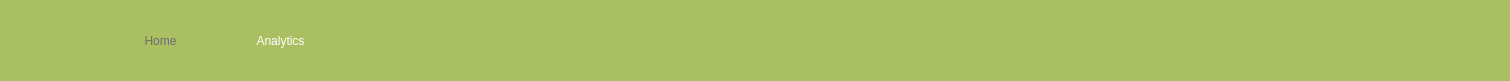
    <widget class="QFrame" name="navBar">
     <property name="geometry">
      <rect>
       <x>0</x>
       <y>0</y>
       <width>1510</width>
       <height>81</height>
      </rect>
     </property>
     <property name="maximumSize">
      <size>
       <width>1510</width>
       <height>850</height>
      </size>
     </property>
     <property name="palette">
      <palette>
       <active>
        <colorrole role="Button">
         <brush brushstyle="SolidPattern">
          <color alpha="255">
           <red>170</red>
           <green>190</green>
           <blue>98</blue>
          </color>
         </brush>
        </colorrole>
        <colorrole role="Base">
         <brush brushstyle="SolidPattern">
          <color alpha="255">
           <red>170</red>
           <green>190</green>
           <blue>98</blue>
          </color>
         </brush>
        </colorrole>
        <colorrole role="Window">
         <brush brushstyle="SolidPattern">
          <color alpha="255">
           <red>170</red>
           <green>190</green>
           <blue>98</blue>
          </color>
         </brush>
        </colorrole>
        <colorrole role="LinkVisited">
         <brush brushstyle="SolidPattern">
          <color alpha="255">
           <red>170</red>
           <green>190</green>
           <blue>98</blue>
          </color>
         </brush>
        </colorrole>
        <colorrole role="Accent">
         <brush brushstyle="SolidPattern">
          <color alpha="255">
           <red>170</red>
           <green>190</green>
           <blue>98</blue>
          </color>
         </brush>
        </colorrole>
       </active>
       <inactive>
        <colorrole role="Button">
         <brush brushstyle="SolidPattern">
          <color alpha="255">
           <red>170</red>
           <green>190</green>
           <blue>98</blue>
          </color>
         </brush>
        </colorrole>
        <colorrole role="Base">
         <brush brushstyle="SolidPattern">
          <color alpha="255">
           <red>170</red>
           <green>190</green>
           <blue>98</blue>
          </color>
         </brush>
        </colorrole>
        <colorrole role="Window">
         <brush brushstyle="SolidPattern">
          <color alpha="255">
           <red>170</red>
           <green>190</green>
           <blue>98</blue>
          </color>
         </brush>
        </colorrole>
        <colorrole role="LinkVisited">
         <brush brushstyle="SolidPattern">
          <color alpha="255">
           <red>170</red>
           <green>190</green>
           <blue>98</blue>
          </color>
         </brush>
        </colorrole>
        <colorrole role="Accent">
         <brush brushstyle="SolidPattern">
          <color alpha="255">
           <red>170</red>
           <green>190</green>
           <blue>98</blue>
          </color>
         </brush>
        </colorrole>
       </inactive>
       <disabled>
        <colorrole role="Button">
         <brush brushstyle="SolidPattern">
          <color alpha="255">
           <red>170</red>
           <green>190</green>
           <blue>98</blue>
          </color>
         </brush>
        </colorrole>
        <colorrole role="Base">
         <brush brushstyle="SolidPattern">
          <color alpha="255">
           <red>170</red>
           <green>190</green>
           <blue>98</blue>
          </color>
         </brush>
        </colorrole>
        <colorrole role="Window">
         <brush brushstyle="SolidPattern">
          <color alpha="255">
           <red>170</red>
           <green>190</green>
           <blue>98</blue>
          </color>
         </brush>
        </colorrole>
        <colorrole role="LinkVisited">
         <brush brushstyle="SolidPattern">
          <color alpha="255">
           <red>170</red>
           <green>190</green>
           <blue>98</blue>
          </color>
         </brush>
        </colorrole>
        <colorrole role="Accent">
         <brush brushstyle="SolidPattern">
          <color alpha="255">
           <red>170</red>
           <green>190</green>
           <blue>98</blue>
          </color>
         </brush>
        </colorrole>
       </disabled>
      </palette>
     </property>
     <property name="styleSheet">
      <string notr="true">QFrame{
background-color:rgb(170, 190, 98);
border:10px;
}</string>
     </property>
     <property name="frameShape">
      <enum>QFrame::StyledPanel</enum>
     </property>
     <property name="frameShadow">
      <enum>QFrame::Raised</enum>
     </property>
     <widget class="QLabel" name="label">
      <property name="geometry">
       <rect>
        <x>10</x>
        <y>0</y>
        <width>81</width>
        <height>81</height>
       </rect>
      </property>
      <property name="text">
       <string/>
      </property>
      <property name="pixmap">
       <pixmap resource="lekhaResources.qrc">:/pics/LekhaResources/448996984_519875650508150_7341444087745771936_n.png</pixmap>
      </property>
      <property name="scaledContents">
       <bool>true</bool>
      </property>
     </widget>
     <widget class="QPushButton" name="homeButton">
      <property name="geometry">
       <rect>
        <x>120</x>
        <y>25</y>
        <width>81</width>
        <height>31</height>
       </rect>
      </property>
      <property name="palette">
       <palette>
        <active>
         <colorrole role="WindowText">
          <brush brushstyle="SolidPattern">
           <color alpha="255">
            <red>109</red>
            <green>109</green>
            <blue>109</blue>
           </color>
          </brush>
         </colorrole>
         <colorrole role="Button">
          <brush brushstyle="SolidPattern">
           <color alpha="255">
            <red>170</red>
            <green>190</green>
            <blue>98</blue>
           </color>
          </brush>
         </colorrole>
         <colorrole role="Text">
          <brush brushstyle="SolidPattern">
           <color alpha="255">
            <red>109</red>
            <green>109</green>
            <blue>109</blue>
           </color>
          </brush>
         </colorrole>
         <colorrole role="ButtonText">
          <brush brushstyle="SolidPattern">
           <color alpha="255">
            <red>109</red>
            <green>109</green>
            <blue>109</blue>
           </color>
          </brush>
         </colorrole>
         <colorrole role="Base">
          <brush brushstyle="SolidPattern">
           <color alpha="255">
            <red>170</red>
            <green>190</green>
            <blue>98</blue>
           </color>
          </brush>
         </colorrole>
         <colorrole role="Window">
          <brush brushstyle="SolidPattern">
           <color alpha="255">
            <red>170</red>
            <green>190</green>
            <blue>98</blue>
           </color>
          </brush>
         </colorrole>
         <colorrole role="PlaceholderText">
          <brush brushstyle="SolidPattern">
           <color alpha="128">
            <red>109</red>
            <green>109</green>
            <blue>109</blue>
           </color>
          </brush>
         </colorrole>
        </active>
        <inactive>
         <colorrole role="WindowText">
          <brush brushstyle="SolidPattern">
           <color alpha="255">
            <red>109</red>
            <green>109</green>
            <blue>109</blue>
           </color>
          </brush>
         </colorrole>
         <colorrole role="Button">
          <brush brushstyle="SolidPattern">
           <color alpha="255">
            <red>170</red>
            <green>190</green>
            <blue>98</blue>
           </color>
          </brush>
         </colorrole>
         <colorrole role="Text">
          <brush brushstyle="SolidPattern">
           <color alpha="255">
            <red>109</red>
            <green>109</green>
            <blue>109</blue>
           </color>
          </brush>
         </colorrole>
         <colorrole role="ButtonText">
          <brush brushstyle="SolidPattern">
           <color alpha="255">
            <red>109</red>
            <green>109</green>
            <blue>109</blue>
           </color>
          </brush>
         </colorrole>
         <colorrole role="Base">
          <brush brushstyle="SolidPattern">
           <color alpha="255">
            <red>170</red>
            <green>190</green>
            <blue>98</blue>
           </color>
          </brush>
         </colorrole>
         <colorrole role="Window">
          <brush brushstyle="SolidPattern">
           <color alpha="255">
            <red>170</red>
            <green>190</green>
            <blue>98</blue>
           </color>
          </brush>
         </colorrole>
         <colorrole role="PlaceholderText">
          <brush brushstyle="SolidPattern">
           <color alpha="128">
            <red>109</red>
            <green>109</green>
            <blue>109</blue>
           </color>
          </brush>
         </colorrole>
        </inactive>
        <disabled>
         <colorrole role="WindowText">
          <brush brushstyle="SolidPattern">
           <color alpha="255">
            <red>109</red>
            <green>109</green>
            <blue>109</blue>
           </color>
          </brush>
         </colorrole>
         <colorrole role="Button">
          <brush brushstyle="SolidPattern">
           <color alpha="255">
            <red>170</red>
            <green>190</green>
            <blue>98</blue>
           </color>
          </brush>
         </colorrole>
         <colorrole role="Text">
          <brush brushstyle="SolidPattern">
           <color alpha="255">
            <red>109</red>
            <green>109</green>
            <blue>109</blue>
           </color>
          </brush>
         </colorrole>
         <colorrole role="ButtonText">
          <brush brushstyle="SolidPattern">
           <color alpha="255">
            <red>109</red>
            <green>109</green>
            <blue>109</blue>
           </color>
          </brush>
         </colorrole>
         <colorrole role="Base">
          <brush brushstyle="SolidPattern">
           <color alpha="255">
            <red>170</red>
            <green>190</green>
            <blue>98</blue>
           </color>
          </brush>
         </colorrole>
         <colorrole role="Window">
          <brush brushstyle="SolidPattern">
           <color alpha="255">
            <red>170</red>
            <green>190</green>
            <blue>98</blue>
           </color>
          </brush>
         </colorrole>
         <colorrole role="PlaceholderText">
          <brush brushstyle="SolidPattern">
           <color alpha="128">
            <red>109</red>
            <green>109</green>
            <blue>109</blue>
           </color>
          </brush>
         </colorrole>
        </disabled>
       </palette>
      </property>
      <property name="cursor">
       <cursorShape>PointingHandCursor</cursorShape>
      </property>
      <property name="styleSheet">
       <string notr="true">QPushButton{
background-color:rgb(170, 190, 98);
border:10px;
color:rgb(109, 109, 109);
font: 22pt &quot;Rubik&quot;;
transition:0.9s;
}

QPushButton:hover{
	font: 24pt &quot;Rubik&quot;;
	color:white;
	
}</string>
      </property>
      <property name="text">
       <string>Home</string>
      </property>
     </widget>
     <widget class="QPushButton" name="pushButton_2">
      <property name="geometry">
       <rect>
        <x>220</x>
        <y>25</y>
        <width>121</width>
        <height>31</height>
       </rect>
      </property>
      <property name="palette">
       <palette>
        <active>
         <colorrole role="WindowText">
          <brush brushstyle="SolidPattern">
           <color alpha="255">
            <red>255</red>
            <green>255</green>
            <blue>255</blue>
           </color>
          </brush>
         </colorrole>
         <colorrole role="Button">
          <brush brushstyle="SolidPattern">
           <color alpha="255">
            <red>170</red>
            <green>190</green>
            <blue>98</blue>
           </color>
          </brush>
         </colorrole>
         <colorrole role="Text">
          <brush brushstyle="SolidPattern">
           <color alpha="255">
            <red>255</red>
            <green>255</green>
            <blue>255</blue>
           </color>
          </brush>
         </colorrole>
         <colorrole role="ButtonText">
          <brush brushstyle="SolidPattern">
           <color alpha="255">
            <red>255</red>
            <green>255</green>
            <blue>255</blue>
           </color>
          </brush>
         </colorrole>
         <colorrole role="Base">
          <brush brushstyle="SolidPattern">
           <color alpha="255">
            <red>170</red>
            <green>190</green>
            <blue>98</blue>
           </color>
          </brush>
         </colorrole>
         <colorrole role="Window">
          <brush brushstyle="SolidPattern">
           <color alpha="255">
            <red>170</red>
            <green>190</green>
            <blue>98</blue>
           </color>
          </brush>
         </colorrole>
         <colorrole role="PlaceholderText">
          <brush brushstyle="SolidPattern">
           <color alpha="128">
            <red>255</red>
            <green>255</green>
            <blue>255</blue>
           </color>
          </brush>
         </colorrole>
        </active>
        <inactive>
         <colorrole role="WindowText">
          <brush brushstyle="SolidPattern">
           <color alpha="255">
            <red>255</red>
            <green>255</green>
            <blue>255</blue>
           </color>
          </brush>
         </colorrole>
         <colorrole role="Button">
          <brush brushstyle="SolidPattern">
           <color alpha="255">
            <red>170</red>
            <green>190</green>
            <blue>98</blue>
           </color>
          </brush>
         </colorrole>
         <colorrole role="Text">
          <brush brushstyle="SolidPattern">
           <color alpha="255">
            <red>255</red>
            <green>255</green>
            <blue>255</blue>
           </color>
          </brush>
         </colorrole>
         <colorrole role="ButtonText">
          <brush brushstyle="SolidPattern">
           <color alpha="255">
            <red>255</red>
            <green>255</green>
            <blue>255</blue>
           </color>
          </brush>
         </colorrole>
         <colorrole role="Base">
          <brush brushstyle="SolidPattern">
           <color alpha="255">
            <red>170</red>
            <green>190</green>
            <blue>98</blue>
           </color>
          </brush>
         </colorrole>
         <colorrole role="Window">
          <brush brushstyle="SolidPattern">
           <color alpha="255">
            <red>170</red>
            <green>190</green>
            <blue>98</blue>
           </color>
          </brush>
         </colorrole>
         <colorrole role="PlaceholderText">
          <brush brushstyle="SolidPattern">
           <color alpha="128">
            <red>255</red>
            <green>255</green>
            <blue>255</blue>
           </color>
          </brush>
         </colorrole>
        </inactive>
        <disabled>
         <colorrole role="WindowText">
          <brush brushstyle="SolidPattern">
           <color alpha="255">
            <red>255</red>
            <green>255</green>
            <blue>255</blue>
           </color>
          </brush>
         </colorrole>
         <colorrole role="Button">
          <brush brushstyle="SolidPattern">
           <color alpha="255">
            <red>170</red>
            <green>190</green>
            <blue>98</blue>
           </color>
          </brush>
         </colorrole>
         <colorrole role="Text">
          <brush brushstyle="SolidPattern">
           <color alpha="255">
            <red>255</red>
            <green>255</green>
            <blue>255</blue>
           </color>
          </brush>
         </colorrole>
         <colorrole role="ButtonText">
          <brush brushstyle="SolidPattern">
           <color alpha="255">
            <red>255</red>
            <green>255</green>
            <blue>255</blue>
           </color>
          </brush>
         </colorrole>
         <colorrole role="Base">
          <brush brushstyle="SolidPattern">
           <color alpha="255">
            <red>170</red>
            <green>190</green>
            <blue>98</blue>
           </color>
          </brush>
         </colorrole>
         <colorrole role="Window">
          <brush brushstyle="SolidPattern">
           <color alpha="255">
            <red>170</red>
            <green>190</green>
            <blue>98</blue>
           </color>
          </brush>
         </colorrole>
         <colorrole role="PlaceholderText">
          <brush brushstyle="SolidPattern">
           <color alpha="128">
            <red>255</red>
            <green>255</green>
            <blue>255</blue>
           </color>
          </brush>
         </colorrole>
        </disabled>
       </palette>
      </property>
      <property name="cursor">
       <cursorShape>PointingHandCursor</cursorShape>
      </property>
      <property name="styleSheet">
       <string notr="true">QPushButton{
background-color:rgb(170, 190, 98);
border:10px;
color:white;
font: 22pt &quot;Rubik&quot;;
transition:0.9s;
}

QPushButton:hover{
	font: 24pt &quot;Rubik&quot;;
}</string>
      </property>
      <property name="text">
       <string>Analytics</string>
      </property>
     </widget>
     <widget class="QPushButton" name="pushButton_3">
      <property name="geometry">
       <rect>
        <x>1450</x>
        <y>30</y>
        <width>31</width>
        <height>31</height>
       </rect>
      </property>
      <property name="text">
       <string/>
      </property>
      <property name="flat">
       <bool>true</bool>
      </property>
     </widget>
     <widget class="QLabel" name="label_14">
      <property name="geometry">
       <rect>
        <x>1450</x>
        <y>30</y>
        <width>31</width>
        <height>31</height>
       </rect>
      </property>
      <property name="text">
       <string/>
      </property>
      <property name="pixmap">
       <pixmap>:/pics/LekhaResources/png-transparent-black-power-button-logo-computer-icons-button-power-symbol-on-off-button-window-symbol-on-off-button-thumbnail.png</pixmap>
      </property>
      <property name="scaledContents">
       <bool>true</bool>
      </property>
     </widget>
     <widget class="QLabel" name="avBalance">
      <property name="geometry">
       <rect>
        <x>1250</x>
        <y>20</y>
        <width>131</width>
        <height>41</height>
       </rect>
      </property>
      <property name="font">
       <font>
        <family>Rubik</family>
        <pointsize>28</pointsize>
        <italic>false</italic>
        <bold>false</bold>
       </font>
      </property>
      <property name="styleSheet">
       <string notr="true">*{
color: black;
	font: 28pt &quot;Rubik&quot;;
}</string>
      </property>
      <property name="text">
       <string/>
      </property>
      <property name="alignment">
       <set>Qt::AlignRight|Qt::AlignTrailing|Qt::AlignVCenter</set>
      </property>
     </widget>
     <widget class="QPushButton" name="pushButton_4">
      <property name="geometry">
       <rect>
        <x>1460</x>
        <y>26</y>
        <width>41</width>
        <height>35</height>
       </rect>
      </property>
      <property name="cursor">
       <cursorShape>PointingHandCursor</cursorShape>
      </property>
      <property name="styleSheet">
       <string notr="true">background-color:rgb(170, 190, 98);
border:10px;</string>
      </property>
      <property name="text">
       <string/>
      </property>
      <property name="icon">
       <iconset resource="lekhaResources.qrc">
        <normaloff>:/pics/LekhaResources/exit.png</normaloff>:/pics/LekhaResources/exit.png</iconset>
      </property>
      <property name="iconSize">
       <size>
        <width>30</width>
        <height>30</height>
       </size>
      </property>
     </widget>
     <widget class="QLabel" name="label_8">
      <property name="geometry">
       <rect>
        <x>1230</x>
        <y>21</y>
        <width>51</width>
        <height>41</height>
       </rect>
      </property>
      <property name="cursor">
       <cursorShape>ArrowCursor</cursorShape>
      </property>
      <property name="text">
       <string/>
      </property>
      <property name="pixmap">
       <pixmap resource="lekhaResources.qrc">:/pics/LekhaResources/dollar.png</pixmap>
      </property>
      <property name="scaledContents">
       <bool>true</bool>
      </property>
     </widget>
     <zorder>label</zorder>
     <zorder>homeButton</zorder>
     <zorder>pushButton_2</zorder>
     <zorder>label_14</zorder>
     <zorder>pushButton_3</zorder>
     <zorder>avBalance</zorder>
     <zorder>pushButton_4</zorder>
     <zorder>label_8</zorder>
    </widget>
